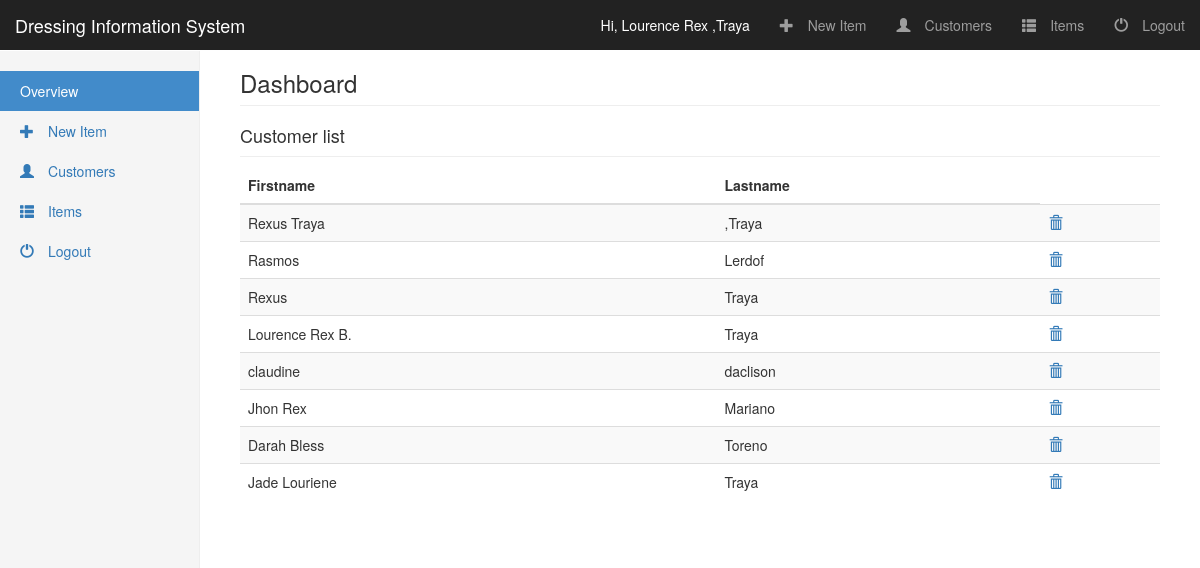
The app's page /admin/dashboard.php?page=customer (signed in) with its own data.
### tables this page shows
CREATE TABLE IF NOT EXISTS `user` (
  `userid` int(11) NOT NULL,
  `username` varchar(20) NOT NULL,
  `password` varchar(20) NOT NULL,
  `firstname` varchar(20) NOT NULL,
  `lastname` varchar(20) NOT NULL,
  `roles` int(11) NOT NULL,
  `active` int(11) NOT NULL
);

### database.php (called while the page is built, shortened)
<?php
class DatabaseAction {
    private $db;
    public function __construct() {
        try {
            $this->db = new PDO("mysql:localhost;dbname=php1final","root","");
            $this->db->setAttribute(PDO::ATTR_ERRMODE, PDO::ERRMODE_EXCEPTION);
        }catch(PDOException $ex){
            echo $ex;
        }
    }
    public function userlist()
    {
        $st = $this->db->prepare("select * from user where roles = 2 and active = 1");
        $st->execute();
        $row = $st->fetchAll(PDO::FETCH_ASSOC);
        if(is_array($row)) {
            return $row;
        }
        return false;
    }
    public function getName($id) {
       $st = $this->db->prepare("select firstname, lastname from user where userid = :id");
       $st->bindParam(":id",$id);
       $st->execute();
        $row = $st->fetch();
        if (isset($row)) {
            return $row;
        }
        return null;
    }
}
    $obj = new DatabaseAction();
  ?>

### admin/customer.php (the view, shortened to what this page needs)
<div class="table-responsive">
	<table class="table table-striped">
       <thead>
          <tr>
            <th>Firstname</th>
            <th>Lastname</th>
           </tr>
        </thead>
       <tbody>
         <?php
          include_once '../database.php';
          $items = $obj->userlist();
          foreach ($items as $list)
          {
            echo "<tr>";
          ?>
            <td><?= $list['firstname'] ?></td>
            <td><?= $list['lastname'] ?></td>
            <td>
              <a href="<?= $_SERVER['PHP_SELF']."?page=customer&removeuser=true&delid=".$list['userid']?>" class="glyphicon glyphicon-trash" aria-hidden="true"></a>
            </td>
          <?php
          echo "</tr>";
          }
         ?>
	   </tbody>
	 </table>
</div>

### admin/dashboard.php (shortened to what this page needs)
<?php include_once '../database.php';
?>
<!DOCTYPE html>
<html lang="en">
	<head><title>Dashboard</title>
           <link rel="stylesheet" type="text/css" href="../css/bootstrap/css/bootstrap.min.css" />
	     <link rel="stylesheet" type="text/css" href="css/dashboard.css" />
	</head>
<body>
   <nav class="navbar navbar-inverse navbar-fixed-top">
      <div class="container-fluid">
        <div class="navbar-header">
            <a class="navbar-brand" href="#">Dressing Information System</a>
        </div>
        <div class="collapse navbar-collapse" id="dash">
           <ul class="nav navbar-nav navbar-right">
               <li><a href="#">
                   <?php
                        if (isset($_SESSION['USERID'])) {
                            $name = $obj->getName($_SESSION['USERID']);
                            echo '<span style="color:#fff;">Hi, <span>'.$name['firstname']." ".$name['lastname'];
                        }
                   ?>
               </a></li>
               <li><a href="<?php echo $_SERVER['PHP_SELF'].'?page=newitem'; ?>"><span class="glyphicon glyphicon-plus" aria-hidden="true">&nbsp;</span>New Item</a></li>
               <li><a href="<?php echo $_SERVER['PHP_SELF'].'?page=customer'; ?>"><span class="glyphicon glyphicon-user" aria-hidden="true">&nbsp;</span>Customers</a></li>
               <li><a href="<?php echo $_SERVER['PHP_SELF'].'?page=itemlist'; ?>"><span class="glyphicon glyphicon-th-list" aria-hidden="true">&nbsp;</span>Items</a></li>
               <li><a href="<?php echo $_SERVER['PHP_SELF'].'?lougout=true';?>"><span class="glyphicon glyphicon-off" aria-hidden="true">&nbsp;</span>Logout</a></li>
           </ul>
        </div>
      </div>
    </nav>
    <div class="container-fluid">
      <div class="row">
        <div class="col-sm-3 col-md-2 sidebar">
          <ul class="nav nav-sidebar">
            <li class="active"><a href="<?=$_SERVER['PHP_SELF'];?>">Overview <span class="sr-only">(current)</span></a></li>
            <li><a href="<?=$_SERVER['PHP_SELF'].'?page=newitem'; ?>"><span class="glyphicon glyphicon-plus" aria-hidden="true">&nbsp;</span>New Item</a></li>
            <li><a href="<?=$_SERVER['PHP_SELF'].'?page=customer'; ?>"><span class="glyphicon glyphicon-user" aria-hidden="true">&nbsp;</span>Customers</a></li>
            <li><a href="<?=$_SERVER['PHP_SELF'].'?page=itemlist'; ?>"><span class="glyphicon glyphicon-th-list" aria-hidden="true">&nbsp;</span>Items</a></li>
            <li><a href="<?=$_SERVER['PHP_SELF'].'?lougout=true';?>"><span class="glyphicon glyphicon-off" aria-hidden="true">&nbsp;</span>Logout</a></li>
          </ul>
        </div>
        <div class="col-sm-9 col-sm-offset-3 col-md-10 col-md-offset-2 main">
          <h3 class="page-header">Dashboard</h3>
          <h4 class="sub-header">
              <?php
              $page = "";
                if(isset($_REQUEST['page'])) {
                    switch($_REQUEST['page']) :
                        case 'customer':
                            echo "Customer list";
                            $page = 'customer';
                            break;
                    endswitch;
                }
              ?>
          </h4>
          <?php
            if ($page != "") {
                switch ($page) :
                   case 'customer' :
                    include_once 'customer.php';
                    break;
                endswitch;
            }
          ?>
        </div>
      </div>
    </div>
</body>
</html>

### admin/css/dashboard.css (style rules this page uses)
body { padding-top: 50px; }
.sub-header { padding-bottom: 10px; border-bottom: 1px solid #eee; }
.navbar-fixed-top { border: 0; }
table tr { border-top: 0px; }
.sidebar { display: none; }
@media (min-width: 768px) { .sidebar { position: fixed; top: 51px; bottom: 0; left: 0; z-index: 1000; display: block; padding: 20px; overflow-x: hidden; overflow-y: auto; background-color: #f5f5f5; border-right: 1px solid #eee; } }
.nav-sidebar { margin-right: -21px; margin-bottom: 20px; margin-left: -20px; }
.nav-sidebar > li > a { padding-right: 20px; padding-left: 20px; }
.nav-sidebar > .active > a, .nav-sidebar > .active > a:hover, .nav-sidebar > .active > a:focus { color: #fff; background-color: #428bca; }
.main { padding: 20px; }
@media (min-width: 768px) { .main { padding-right: 40px; padding-left: 40px; } }
.main .page-header { margin-top: 0; }

### records on screen
user: firstname "Lourence Rex", lastname ",Traya"
user: firstname "Rexus Traya", lastname ",Traya"
user: firstname "Rasmos", lastname "Lerdof"
user: firstname "Rexus", lastname "Traya"
user: firstname "Lourence Rex B.", lastname "Traya"
user: firstname "claudine", lastname "daclison"
user: firstname "Jhon Rex", lastname "Mariano"
user: firstname "Darah Bless", lastname "Toreno"
user: firstname "Jade Louriene", lastname "Traya"
